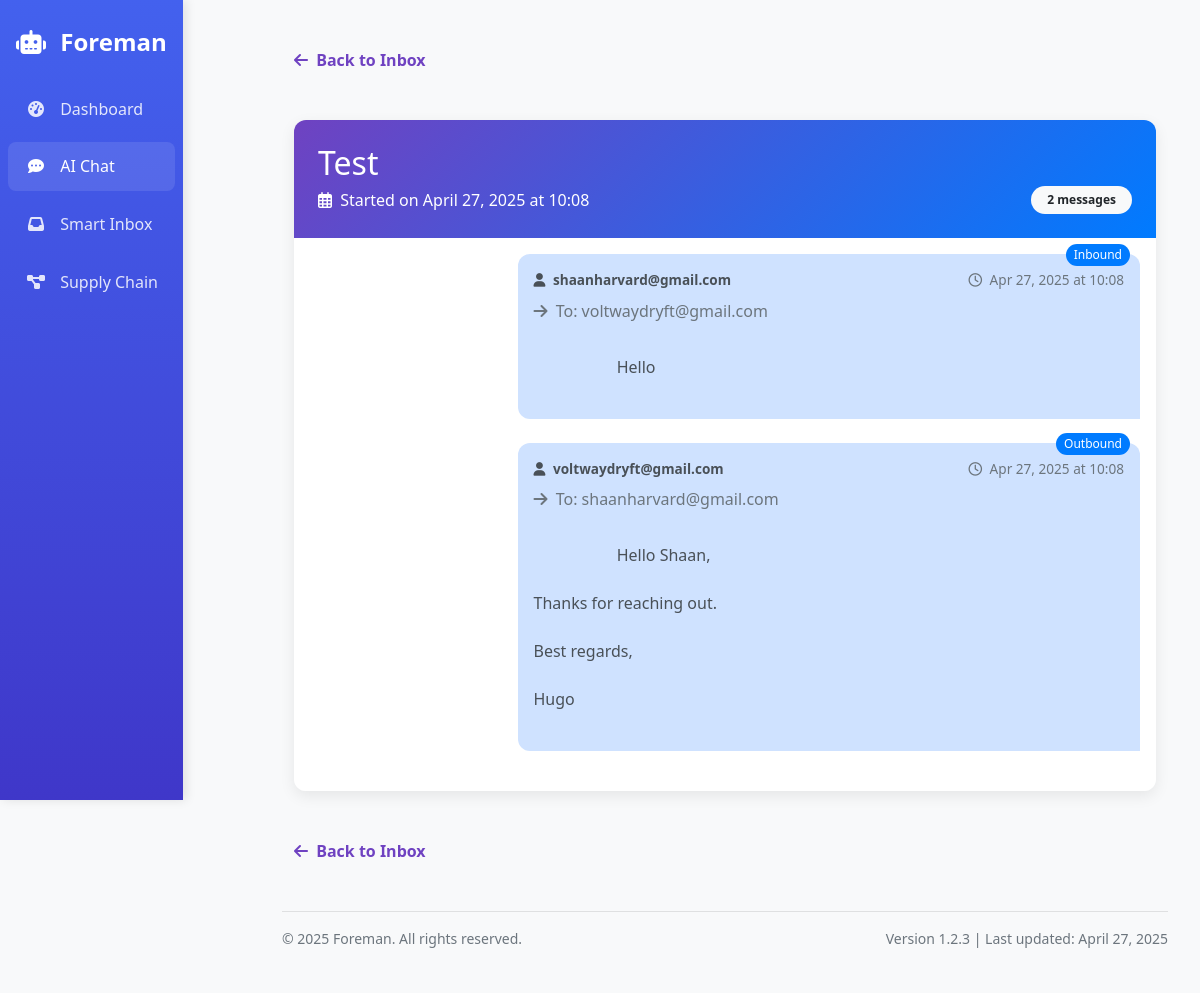
Page /mail/threads/22/ on the committed database.
### mail/models.py (models this page shows, shortened)
class Thread(models.Model):
    thread_id  = models.CharField(max_length=255, unique=True)
    subject    = models.CharField(max_length=255, blank=True)
    created_at = models.DateTimeField(auto_now_add=True)

class Message(models.Model):
    INBOUND  = "in"
    OUTBOUND = "out"
    DIRECTION_CHOICES = [
        (INBOUND,  "Inbound"),
        (OUTBOUND, "Outbound"),
    ]
    thread       = models.ForeignKey(Thread,
                                     related_name="messages",
                                     on_delete=models.CASCADE)
    message_id   = models.CharField(max_length=255, unique=True)
    in_reply_to  = models.CharField(max_length=255, blank=True, null=True)
    from_address = models.CharField(max_length=255)
    to_addresses = models.TextField(blank=True)
    subject      = models.CharField(max_length=255, blank=True)
    body         = models.TextField(blank=True)
    direction    = models.CharField(max_length=3,
                                    choices=DIRECTION_CHOICES)
    timestamp    = models.DateTimeField()
    class Meta:
        ordering = ["timestamp"]

### mail/views.py (the view)
# urls.py: path("threads/<int:thread_id>/", views.thread_detail, name="thread_detail"),
def thread_detail(request, thread_id):
    thread = get_object_or_404(Thread, id=thread_id)
    return render(request, "mail/threaddetail.html", {"thread": thread})

### mail/templates/mail/threaddetail.html (shortened to what this page needs)
{% extends "base.html" %}
{% block chat_active %}active{% endblock %}
  {% block content %}
  <div class="container">
    <a href="{% url 'mail:thread_list' %}" class="back-link">
      <i class="fas fa-arrow-left me-1"></i> Back to Inbox
    </a>
    <div class="thread-container">
      <div class="thread-header">
        <h2 class="mb-1">{{ thread.subject|default:"(no subject)" }}</h2>
        <div class="d-flex justify-content-between align-items-center">
          <div>
            <span><i class="far fa-calendar-alt me-1"></i> Started on {{ thread.created_at|date:"F d, Y" }} at {{ thread.created_at|time:"H:i" }}</span>
          </div>
          <span class="badge bg-light text-dark rounded-pill px-3 py-2">{{ thread.messages.count }} message{% if thread.messages.count != 1 %}s{% endif %}</span>
        </div>
      </div>
      <div class="thread-body">
        {% if thread.messages.all %}
          <div class="timeline">
            {% for m in thread.messages.all %}
              <div class="message-container {% if m.direction == 'IN' %}w-75{% else %}w-75 ms-auto{% endif %}">
                <div class="message-bubble {% if m.direction == 'IN' %}message-inbound{% else %}message-outbound{% endif %}">
                  <span class="message-direction-badge {% if m.direction == 'IN' %}direction-in{% else %}direction-out{% endif %}">
                    {{ m.get_direction_display }}
                  </span>
                  <div class="message-header">
                    <div class="message-from">
                      <i class="fas fa-user me-1"></i> {{ m.from_address }}
                    </div>
                    <div class="message-time">
                      <i class="far fa-clock me-1"></i> {{ m.timestamp|date:"M d, Y" }} at {{ m.timestamp|time:"H:i" }}
                    </div>
                  </div>
                  {% if m.to_addresses %}
                    <div class="message-to mb-2">
                      <i class="fas fa-arrow-right me-1"></i> To: {{ m.to_addresses }}
                    </div>
                  {% endif %}
                  <div class="message-body">
                    {{ m.body }}
                  </div>
                </div>
              </div>
            {% endfor %}
          </div>
        {% else %}
          <div class="text-center py-5">
            <i class="fas fa-envelope-open fa-4x mb-3 text-muted"></i>
            <h4 class="text-muted">No messages in this thread</h4>
          </div>
        {% endif %}
      </div>
    </div>
    <a href="{% url 'mail:thread_list' %}" class="back-link">
      <i class="fas fa-arrow-left me-1"></i> Back to Inbox
    </a>
  </div>
  {% endblock %}

### rows in the picture
Thread: subject "Test", created_at "April 27, 2025", created_at "10:08", messages.count "2"
Message: direction "Inbound", from_address "shaanharvard@gmail.com", timestamp "Apr 27, 2025", timestamp "10:08", to_addresses "voltwaydryft@gmail.com", body "Hello"
Message: direction "Outbound", from_address "voltwaydryft@gmail.com", timestamp "Apr 27, 2025", timestamp "10:08", to_addresses "shaanharvard@gmail.com", body "Hello Shaan, Thanks for reaching out. Best regards, Hugo"
